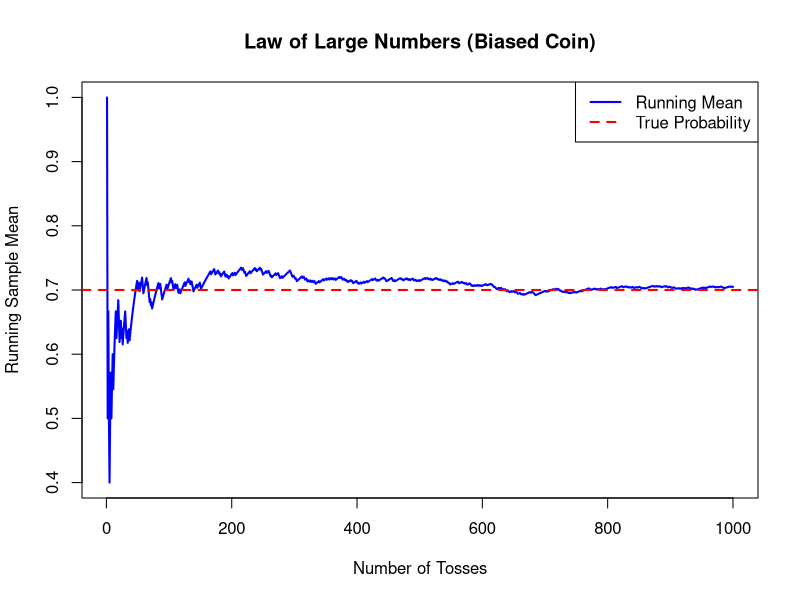
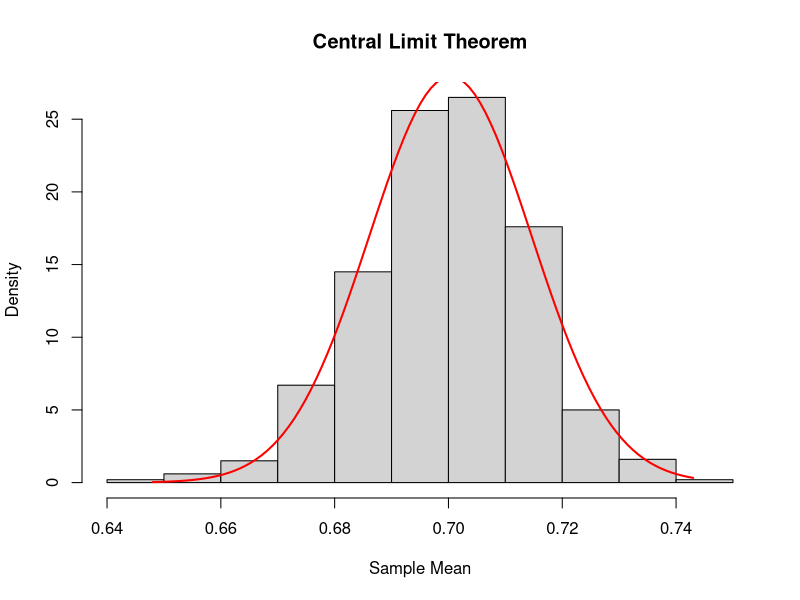

Write R code to recreate these figures, in order.
set.seed(123)

p <- 0.7          # Probability of Heads (biased coin)
n <- 1000         # Number of trials
num_samples <- 1000  

# Simulate coin tosses (1 = Head, 0 = Tail)
coin_tosses <- rbinom(n, size = 1, prob = p)

# Running sample mean
running_mean <- cumsum(coin_tosses) / seq_len(n)

plot(
  running_mean,
  type = "l",
  col = "blue",
  lwd = 2,
  xlab = "Number of Tosses",
  ylab = "Running Sample Mean",
  main = "Law of Large Numbers (Biased Coin)"
)
abline(h = p, col = "red", lwd = 2, lty = 2)
legend(
  "topright",
  legend = c("Running Mean", "True Probability"),
  col = c("blue", "red"),
  lwd = 2,
  lty = c(1, 2)
)

# Generate 1000 sample means
sample_means <- replicate(
  num_samples,
  mean(rbinom(n, size = 1, prob = p))
)

hist(
  sample_means,
  probability = TRUE,
  col = "lightgray",
  border = "black",
  main = "Central Limit Theorem",
  xlab = "Sample Mean"
)

x <- seq(min(sample_means), max(sample_means), length = 100)
lines(
  x,
  dnorm(x, mean = mean(sample_means), sd = sd(sample_means)),
  col = "red",
  lwd = 2
)
